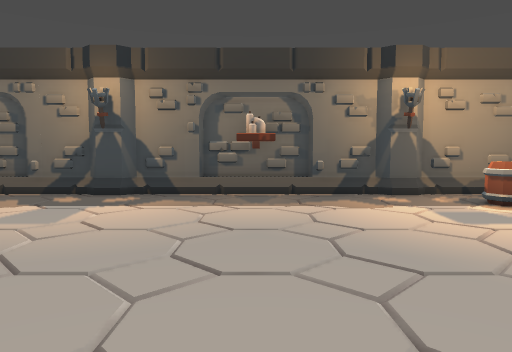
View 1 (above)

19 first-person views from a walk through a level from a Godot 3-D game. The camera is 1.2 m above the floor, tilts 4° down and sees 70° across. The floor is counted in squares, 1 m on a side. Each view is taken from the middle of a square. On the plan, view 1 faces up. The plan holds only what a view shows up to about 15 squares ahead; the rest is blank.

View 2
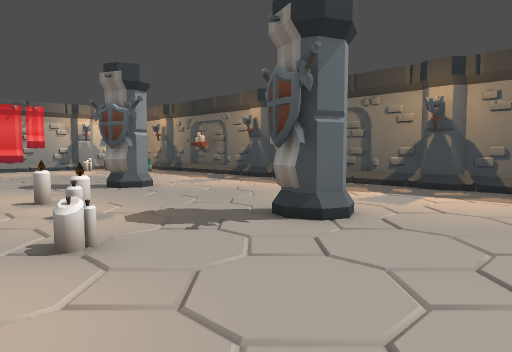

View 3
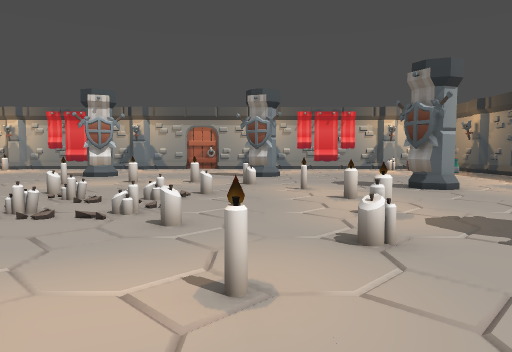

View 4
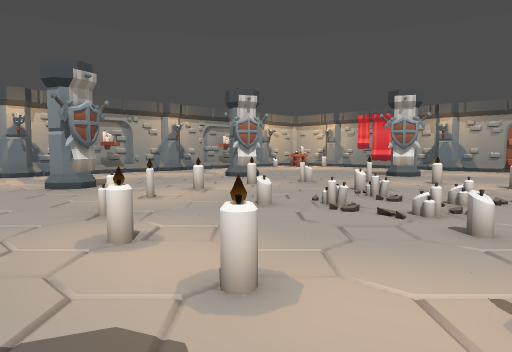

View 5
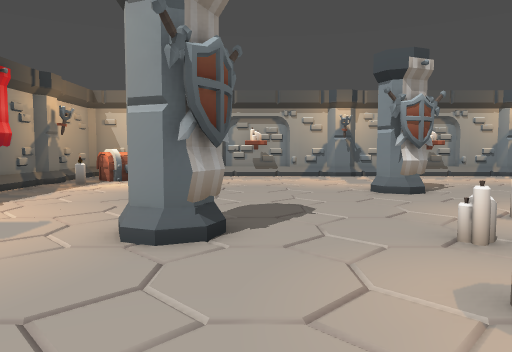

View 6
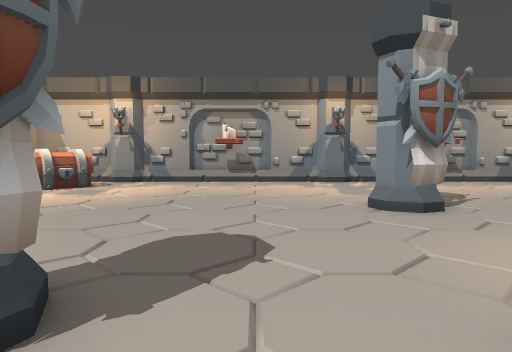

View 7
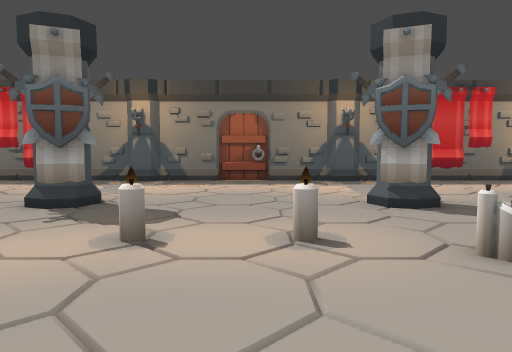

View 8
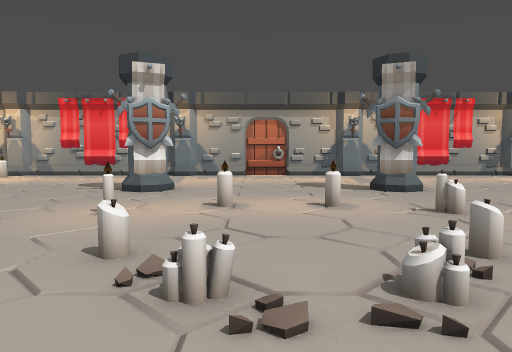

View 9
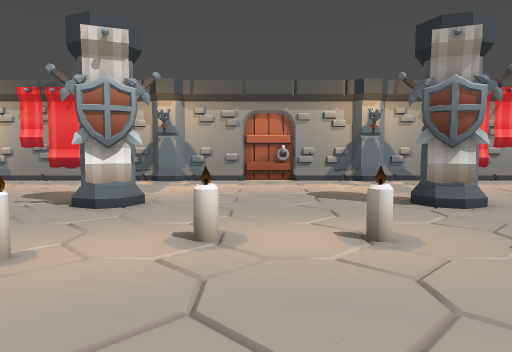

View 10
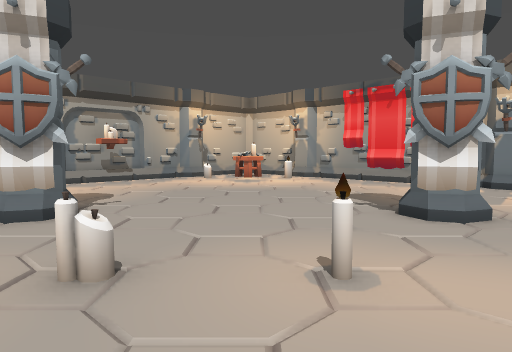

View 11
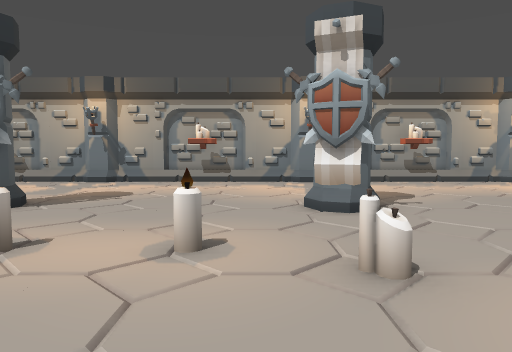

View 12
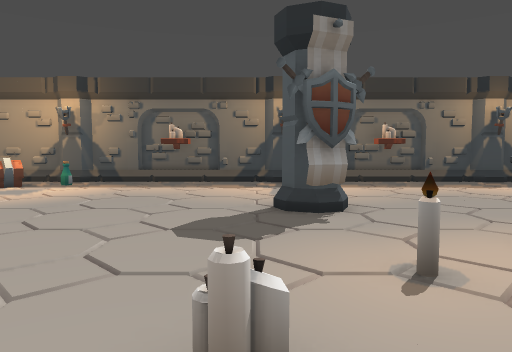

View 13
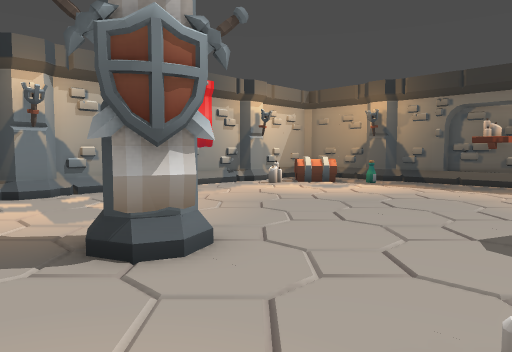

View 14
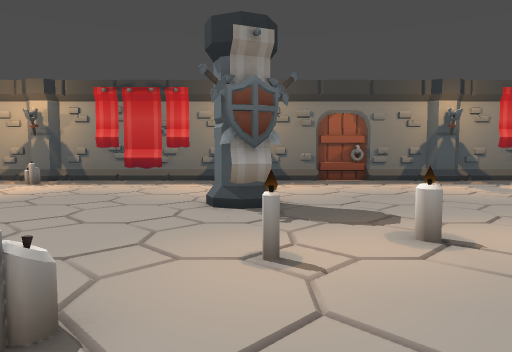

View 15
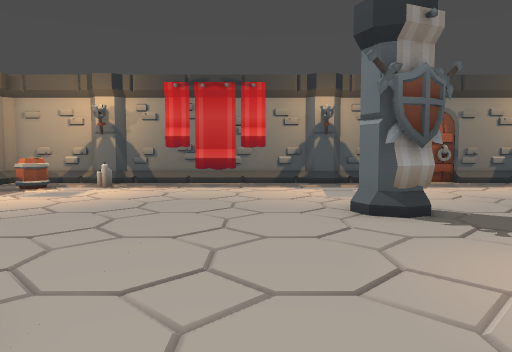

View 16
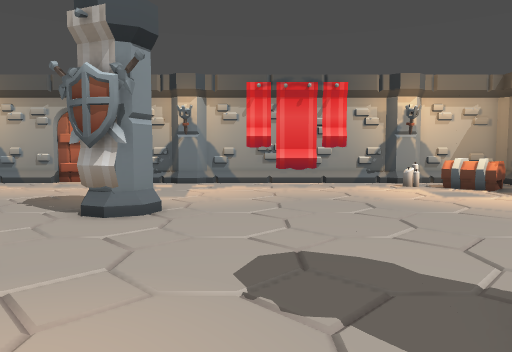

View 17
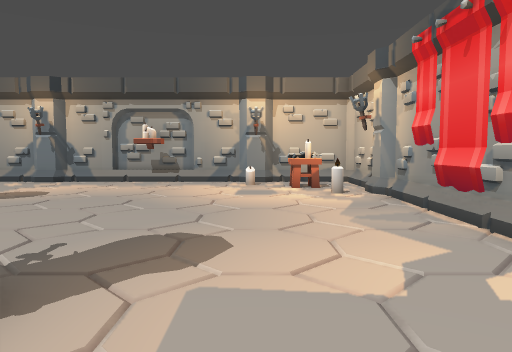

View 18
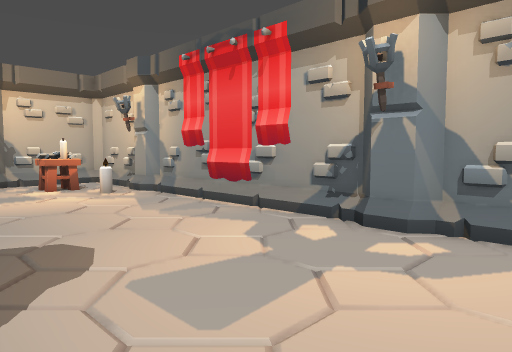

View 19
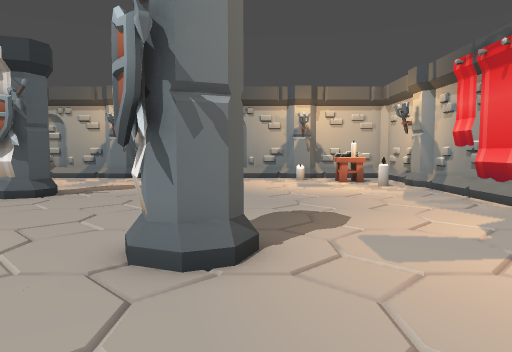

### Floor plan
Key: @ floor where view 1 was taken; # wall or solid block; . floor; / step, stairs or slope; = window, fence, low wall or low ledge; ^ raised ledge; S shelf; B barrel; P pillar; C candle; A banner; H chest; T table; O other object.
Columns run from 24 left of view 1 to 8 right of it. Each row starts with its distance up from view 1.
 11       #####    ####   #####
 10 #######.S.###  .S.#####.S.#######
  9 #  =O........ ..................#
  8 #.=^.........................BB.#
  7 #.=.............................#
  6 #.C...........................C.#
  5 #...............................#
  4 #...........#.......#...........#
  3 #...........P.......P...........#
  2 #...............................#
  1 A...............................A
  0 #..............C.C.C....@.......#
 -1 #.....//.....C...........//.....#
 -2 #...../P...C.........C...P/.....#
 -3 #.............O...O.............#
 -4 #.........C...........C.........#
 -5 #...............................#
 -6 #...............................#
 -7 #.........C...........C.........#
 -8 #.............O...O.............#
 -9 #...../P...C.........C...P......#
-10 #.....//...........C.....O......#
-11 #............C.C.C..............#
-12 #...............................#
-13 #...............................#
-14 #...........P.......P...........#
-15 A...........#.......#...........A
-16 #...............................#
-17 #.C...........................C.#
-18 #............................HH.#
-19 #.TT.........................HH.#
-20 #...O........................   #
-21 ##.####.S#.####.S#.####.S#.###.##
-22  ###  ######  ######  ###### ###

Where each view was taken, in squares from view 1:
view 1: 0 up, 0 right, facing up
view 2: 2 down, 0 right, facing up-left
view 3: 2 down, 0 right, facing left
view 4: 2 down, 0 right, facing down-left
view 5: 4 down, 0 right, facing down
view 6: 7 down, 1 left, facing down
view 7: 6 down, 7 left, facing right
view 8: 6 down, 6 left, facing left
view 9: 6 down, 9 left, facing left
view 10: 7 down, 10 left, facing down-left
view 11: 7 down, 10 left, facing down
view 12: 4 down, 13 left, facing up
view 13: 4 down, 13 left, facing up-left
view 14: 2 down, 7 left, facing right
view 15: 1 up, 6 left, facing right
view 16: 1 up, 10 left, facing left
view 17: 7 down, 20 left, facing down
view 18: 7 down, 18 left, facing down-left
view 19: 5 down, 18 left, facing down
